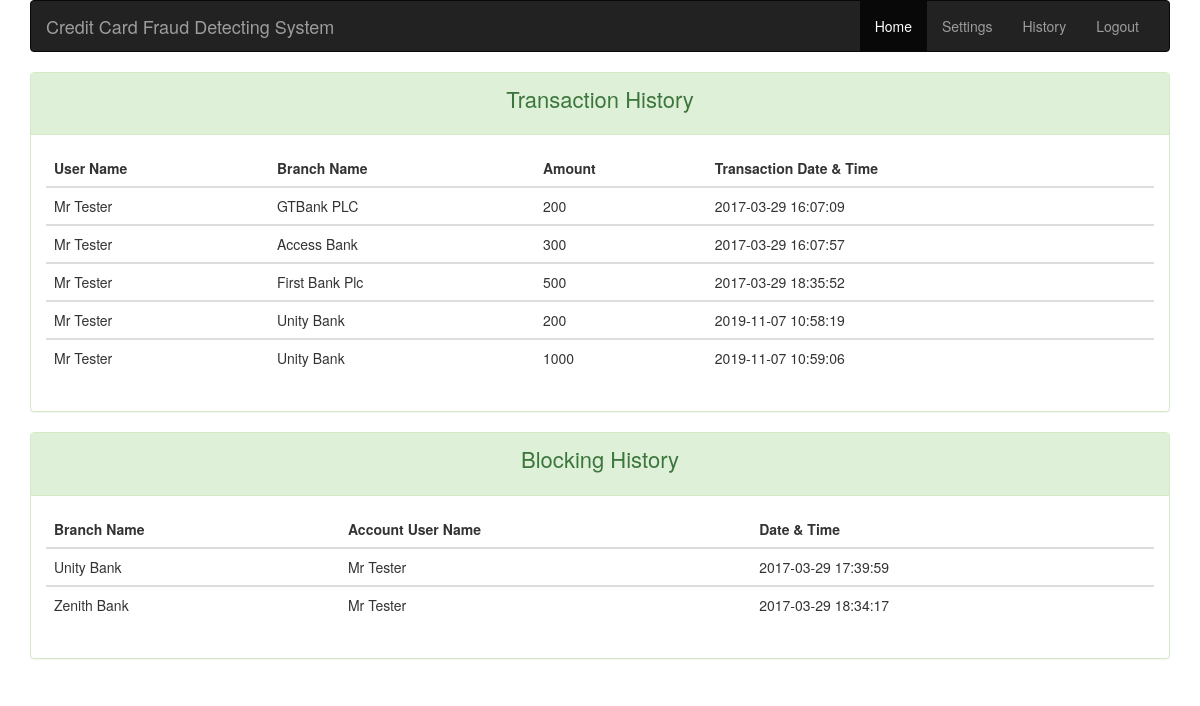
The app's page /history.php (signed in) with its own data.
### tables this page shows
CREATE TABLE `transaction` (
  `id` int(5) NOT NULL,
  `account_id` int(5) NOT NULL,
  `branch_id` int(5) NOT NULL,
  `amount` int(5) NOT NULL,
  `created_at` timestamp NOT NULL DEFAULT CURRENT_TIMESTAMP
);

CREATE TABLE `users` (
  `id` int(5) NOT NULL,
  `name` varchar(32) NOT NULL,
  `email` varchar(32) NOT NULL,
  `password` varchar(32) NOT NULL,
  `status` int(1) NOT NULL
);

CREATE TABLE `branch` (
  `id` int(5) NOT NULL,
  `name` varchar(32) NOT NULL,
  `location` varchar(64) NOT NULL
);

CREATE TABLE `block_history` (
  `id` int(5) NOT NULL,
  `account_id` int(5) NOT NULL,
  `created_at` timestamp NOT NULL DEFAULT CURRENT_TIMESTAMP,
  `branch_id` int(5) NOT NULL
);

### history.php (the view, shortened to what this page needs)
<?php
    include 'helper/config.php';
?>
<!DOCTYPE html>
<html>
<head>
	<link rel="stylesheet" type="text/css" href="assets/BS/css/bootstrap.min.css">
	<link rel="stylesheet" type="text/css" href="assets/css/styles.css">
</head>
<body class="container">
    <div class="row">
        <div class="col-sm-12 col-md-12">
            <div class="panel panel-success">
                <div class="panel-heading">
                    <p class="text-22px text-center">Transaction History</p>
                </div>
                <div class="panel-body">
                    <table class="table">
                        <?php
                            $email = $_SESSION['username'];
                            $user_data_sql = "SELECT id FROM users WHERE email='".$email."'";
                            $user_data = $conn->query($user_data_sql);
                            if($user_data->num_rows == 1){
                                $user_pk = $user_data->fetch_row()[0];
                            }
                            $get_account_sql = "SELECT id from account WHERE user_id=".$user_pk;
                            $account_data = $conn->query($get_account_sql);
                            if($account_data->num_rows == 1) {
                                $account_pk = $account_data->fetch_row()[0];
                            }
                            $sql = "SELECT transaction.account_id, transaction.amount, transaction.branch_id, created_at, account.id, account.user_id, users.id, users.name AS user_name, branch.id, branch.name AS branch_name FROM transaction, account, users, branch WHERE transaction.account_id=".$account_pk." AND account.user_id=".$user_pk." AND branch.id=transaction.branch_id AND users.id=".$user_pk." ORDER BY transaction.id";
                            $transaction_data = $conn->query($sql);
                            if($transaction_data->num_rows > 0) {
                                echo '
                                    <thead>
                                        <tr>
                                            <th>User Name</th>
                                            <th>Branch Name</th>
                                            <th>Amount</th>
                                            <th>Transaction Date & Time</th>
                                        </tr>
                                    </thead>
                                ';
                                while($row = $transaction_data->fetch_assoc()){
                                    echo '
                                        <tbody>
                                            <tr>
                                                <td>'.$row["user_name"].'</td>
                                                <td>'.$row["branch_name"].'</td>
                                                <td>'.$row["amount"].'</td>
                                                <td>'.$row["created_at"].'</td>
                                            </tr>
                                        </tbody>
                                    ';
                                }
                            }else{
                                echo '<p class="text-center">No data to show</p>';
                            }
                        ?>
                    </table>
                </div>
            </div>
        </div>
    </div>
    <div class="row">
        <div class="col-sm-12 col-md-12">
            <div class="panel panel-success">
                <div class="panel-heading">
                    <p class="text-22px text-center">Blocking History</p>
                </div>
                <div class="panel-body">
                    <table class="table">
                        <?php
                            $email = $_SESSION['username'];
                            $user_data_sql = "SELECT id FROM users WHERE email='".$email."'";
                            $user_data = $conn->query($user_data_sql);
                            if($user_data->num_rows == 1){
                                $user_pk = $user_data->fetch_row()[0];
                            }
                            $get_account_sql = "SELECT id from account WHERE user_id=".$user_pk;
                            $account_data = $conn->query($get_account_sql);
                            if($account_data->num_rows == 1) {
                                $account_pk = $account_data->fetch_row()[0];
                            }
                            $sql = "SELECT block_history.account_id, block_history.branch_id, created_at, account.user_id, users.id, users.name AS user_name, branch.id, branch.name AS branch_name FROM block_history, account, users, branch WHERE block_history.account_id=".$account_pk." AND block_history.branch_id=branch.id AND account.user_id=".$user_pk." AND users.id=".$user_pk." ORDER BY created_at";
                            $blocking_history = $conn->query($sql);
                            if($blocking_history->num_rows > 0) {
                                echo '
                                    <thead>
                                        <tr>
                                            <th>Branch Name</th>
                                            <th>Account User Name</th>
                                            <th>Date & Time</th>
                                        </tr>
                                    </thead>
                                ';
                                while($row = $blocking_history->fetch_assoc()){
                                    echo '
                                        <tbody>
                                            <tr>
                                                <td>'.$row["branch_name"].'</td>
                                                <td>'.$row["user_name"].'</td>
                                                <td>'.$row["created_at"].'</td>
                                            </tr>
                                        </tbody>
                                    ';
                                }
                            }else{
                                echo '<p class="text-center">No data to show</p>';
                            }
                        ?>
                    </table>
                </div>
            </div>
        </div>
    </div>
</body>
</html>

### assets/css/styles.css (style rules this page uses)
.text-22px { font-size: 22px; }

### records on screen
transaction: users.name "Mr Tester", branch.name "GTBank PLC", amount "200", created_at "2017-03-29 16:07:09"
transaction: users.name "Mr Tester", branch.name "Access Bank", amount "300", created_at "2017-03-29 16:07:57"
transaction: users.name "Mr Tester", branch.name "First Bank Plc", amount "500", created_at "2017-03-29 18:35:52"
transaction: users.name "Mr Tester", branch.name "Unity Bank", amount "200", created_at "2019-11-07 10:58:19"
transaction: users.name "Mr Tester", branch.name "Unity Bank", amount "1000", created_at "2019-11-07 10:59:06"
block_history: branch.name "Unity Bank", users.name "Mr Tester", created_at "2017-03-29 17:39:59"
block_history: branch.name "Zenith Bank", users.name "Mr Tester", created_at "2017-03-29 18:34:17"
